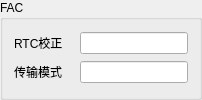
            <widget class="QGroupBox" name="groupBox_11">
             <property name="title">
              <string>FAC</string>
             </property>
             <layout class="QGridLayout" name="gridLayout_13">
              <item row="0" column="0">
               <layout class="QHBoxLayout" name="horizontalLayout_37">
                <item>
                 <widget class="QLabel" name="label_35">
                  <property name="minimumSize">
                   <size>
                    <width>60</width>
                    <height>0</height>
                   </size>
                  </property>
                  <property name="text">
                   <string>RTC校正</string>
                  </property>
                 </widget>
                </item>
                <item>
                 <widget class="QLineEdit" name="lineEdit_rtc_adj"/>
                </item>
               </layout>
              </item>
              <item row="1" column="0">
               <layout class="QHBoxLayout" name="horizontalLayout_36">
                <item>
                 <widget class="QLabel" name="label_36">
                  <property name="minimumSize">
                   <size>
                    <width>60</width>
                    <height>0</height>
                   </size>
                  </property>
                  <property name="text">
                   <string>传输模式</string>
                  </property>
                 </widget>
                </item>
                <item>
                 <widget class="QLineEdit" name="lineEdit_transmode"/>
                </item>
               </layout>
              </item>
             </layout>
            </widget>
